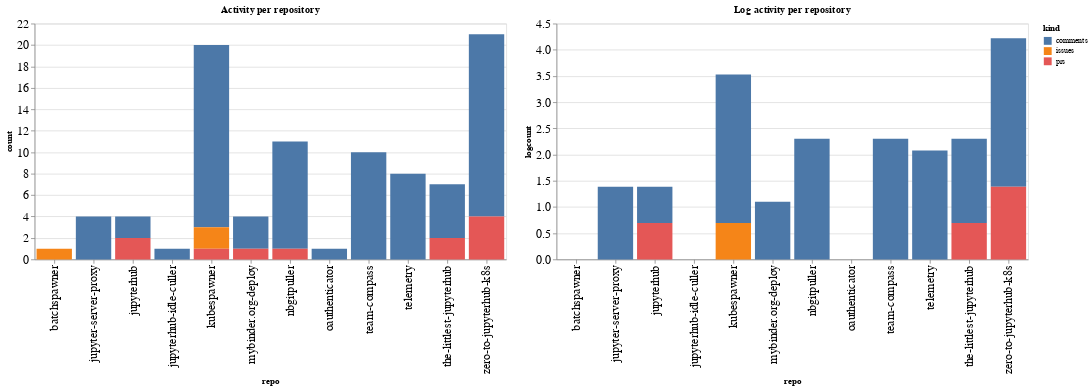

This figure's notebook cell:
### Code cell
ch1 = alt.Chart(repo_summaries, width=600, title="Activity per repository").mark_bar().encode(
    x='repo',
    y='count',
    color='kind',
    tooltip="kind"
)

ch2 = alt.Chart(repo_summaries, width=600, title="Log activity per repository").mark_bar().encode(
    x='repo',
    y='logcount',
    color='kind',
    tooltip="kind"
)

ch1 | ch2

### Figure 1 — Vega-Lite specification as saved in the notebook (floating-point values rounded to 4 significant figures)
{"config": {"axisLeft": {"labelFontSize": 15}, "axisBottom": {"labelFontSize": 15}}, "hconcat": [{"mark": "bar", "encoding": {"color": {"type": "nominal", "field": "kind"}, "tooltip": {"type": "nominal", "field": "kind"}, "x": {"type": "nominal", "field": "repo"}, "y": {"type": "quantitative", "field": "count"}}, "title": "Activity per repository", "width": 600}, {"mark": "bar", "encoding": {"color": {"type": "nominal", "field": "kind"}, "tooltip": {"type": "nominal", "field": "kind"}, "x": {"type": "nominal", "field": "repo"}, "y": {"type": "quantitative", "field": "logcount"}}, "title": "Log activity per repository", "width": 600}], "data": {"name": "data-8f579aaef07442432c74482e8d589713"}, "$schema": "https://vega.github.io/schema/vega-lite/v4.8.1.json", "datasets": {"data-8f579aaef07442432c74482e8d589713": [{"repo": "batchspawner", "kind": "issues", "count": 1, "logcount": 0.0}, {"repo": "jupyter-server-proxy", "kind": "comments", "count": 4, "logcount": 1.386}, {"repo": "jupyterhub", "kind": "comments", "count": 2, "logcount": 0.6931}, {"repo": "jupyterhub", "kind": "prs", "count": 2, "logcount": 0.6931}, {"repo": "jupyterhub-idle-culler", "kind": "comments", "count": 1, "logcount": 0.0}, {"repo": "kubespawner", "kind": "comments", "count": 17, "logcount": 2.833}, {"repo": "kubespawner", "kind": "issues", "count": 2, "logcount": 0.6931}, {"repo": "kubespawner", "kind": "prs", "count": 1, "logcount": 0.0}, {"repo": "mybinder.org-deploy", "kind": "comments", "count": 3, "logcount": 1.099}, {"repo": "mybinder.org-deploy", "kind": "prs", "count": 1, "logcount": 0.0}, {"repo": "nbgitpuller", "kind": "comments", "count": 10, "logcount": 2.303}, {"repo": "nbgitpuller", "kind": "prs", "count": 1, "logcount": 0.0}, {"repo": "oauthenticator", "kind": "comments", "count": 1, "logcount": 0.0}, {"repo": "team-compass", "kind": "comments", "count": 10, "logcount": 2.303}, {"repo": "telemetry", "kind": "comments", "count": 8, "logcount": 2.079}, {"repo": "the-littlest-jupyterhub", "kind": "comments", "count": 5, "logcount": 1.609}, {"repo": "the-littlest-jupyterhub", "kind": "prs", "count": 2, "logcount": 0.6931}, {"repo": "zero-to-jupyterhub-k8s", "kind": "comments", "count": 17, "logcount": 2.833}, {"repo": "zero-to-jupyterhub-k8s", "kind": "prs", "count": 4, "logcount": 1.386}]}}
